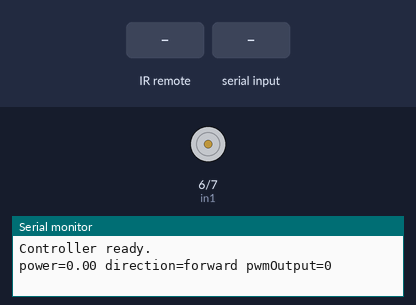
Recording of a sketch running on a simulated Arduino Uno, built with avr-gcc and run on an emulated ATmega328P. Shown: motor-driver pin pairs drawn as motors (green arrow = first pin HIGH = forward, orange = second pin HIGH = backward, longer = more drive, scaled by the enable pin), the last lines printed to the serial monitor. The inputs (shaded band) are chosen by the test bench.

Above: at 1.2 s.
1.3 s: infrared code 0xFF7A85 received
At 3.3 s:
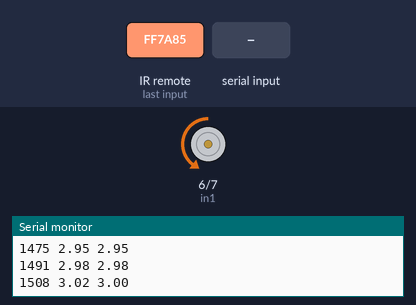
4.3 s: "-" received over Serial
At 4.8 s:
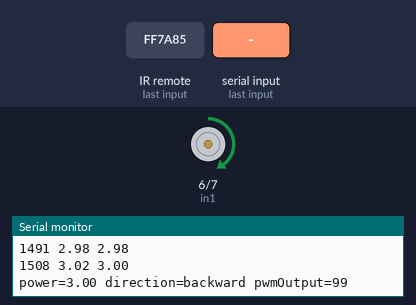
5.8 s: infrared code 0xFF6897 received
At 7.6 s:
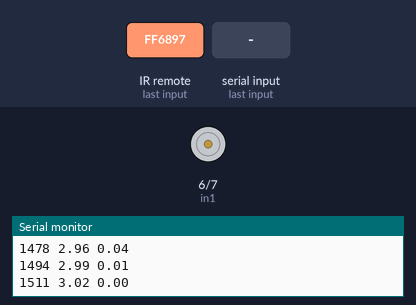
8.3 s: infrared code 0xFF5AA5 received
At 9.1 s:
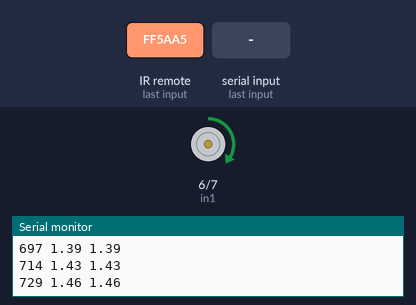
11.3 s: "+" received over Serial
At 12.1 s:
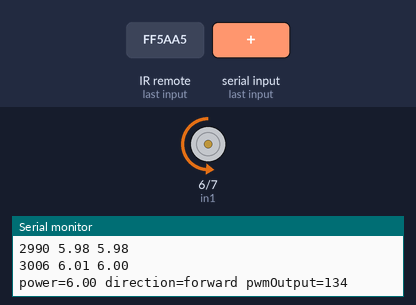
12.8 s: infrared code 0xFF22DD received
At 13.6 s:
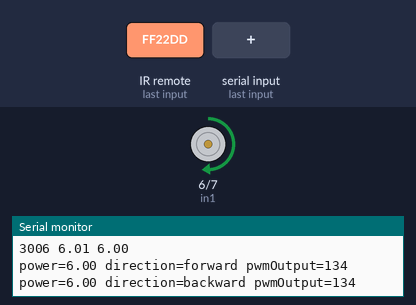
Timing chart, 0 to 15.3 s (numbered marks = the images above; inputs shaded):
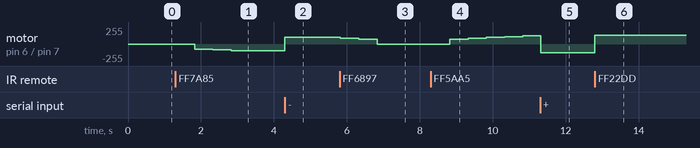

Measured:
- after the input at 1.3 s, motor on pin 6 (in1) / pin 7 (in2): stopped → backward 75/255 after 0.53 s, → backward 87/255 0.50 s later, → backward 99/255 0.50 s later
- after the input at 4.3 s, motor on pin 6 (in1) / pin 7 (in2): backward 99/255 → forward 99/255 at once
- after the input at 5.8 s, motor on pin 6 (in1) / pin 7 (in2): forward 99/255 → forward 87/255 at once, → forward 75/255 0.51 s later, → stopped 0.50 s later
- after the input at 8.3 s, motor on pin 6 (in1) / pin 7 (in2): moves from stopped to forward 122/255 over 2.0 s, starting after 0.53 s
- after the input at 11.3 s, motor on pin 6 (in1) / pin 7 (in2): forward 122/255 → backward 134/255 at once
- after the input at 12.8 s, motor on pin 6 (in1) / pin 7 (in2): backward 134/255 → forward 134/255 at once

The sketch:

train_controller_dc_12v.ino
```cpp
/*  Arduino DC Motor Control - PWM | H-Bridge | L298N  -  Example 01

    by Dejan Nedelkovski, www.HowToMechatronics.com
*/
#include "IRremote.h"

#define receiver 11 // Signal Pin of IR receiver to Arduino Digital Pin 11
#define enA 9
#define in1 6
#define in2 7

IRrecv irrecv(receiver);     // create instance of 'irrecv'
decode_results results;      // create instance of 'decode_results'

class SmoothedValue
{
public:
  SmoothedValue(float accel)
  {
    this->timeSet = 0;
    this->accel = accel;
    this->value = 0;
  }

  void forceValue(float target)
  {
    this->timeSet = 0;
    this->value = target;
  }

  void setValue(float target)
  {
    this->start_value = this->value;
    this->target_value = target;
    timeSet = millis();
  }

  float getValue()
  {
    Update();

    return value;
  }

private:

  void Update()
  {
    if(timeSet == 0)
      return;

    unsigned long period = millis() - timeSet;
    if(target_value >= value)
    {
      value = start_value + period * accel;
      if(value >= target_value)
      {
        value = target_value;
        timeSet = 0;
      }
    }
    else if(target_value <= value)
    {
      value = start_value - period * accel;
      if(value <= target_value)
      {
        value = target_value;
        timeSet = 0;
      }
    }
    Serial.print(period);
    Serial.print(" ");
    Serial.print(period * accel);
    Serial.print(" ");
    Serial.println(value);
  }

  unsigned long timeSet;
  float accel;
  float value;
  float target_value;
  float start_value;
};

int direction = 0;
SmoothedValue power(0.002);
int powerMin = 0;
int powerMax = 9; // max enterable value is 9, setting this higher means max pwm is never achieved, so scales down 15v input to 12v

// pwmOutput must be in range 0 to 255
int pwmOutput = 0;
int pwmOutputMin = 64;
int pwmOutputMax = (255 * 10) / 15;  //scale down 15v input to 12v

void setPwmOutput(int power)
{
  pwmOutput = (power == 0) ? 0 : map(power, powerMin, powerMax, pwmOutputMin , pwmOutputMax);
  analogWrite(enA, pwmOutput); // Send PWM signal to L298N Enable pin
}

void setDirection(int direction)
{
  if (direction == 0)
  {
    digitalWrite(in1, LOW);
    digitalWrite(in2, HIGH);
  }
  else
  {
    digitalWrite(in1, HIGH);
    digitalWrite(in2, LOW);
  }
}

bool readSerial()
{
  bool hasChanged = false;
  while (Serial.available() > 0)
  {
    char value = Serial.read();
    if(value == '+')
    {
      direction = 0;
      hasChanged = true;
    }
    else if(value == '-')
    {
      direction = 1;
      hasChanged = true;
    }
    else if('0' <= value && value <= '9' )
    {
      power.setValue(value - '0');
      hasChanged = true;
    }
  }
  return hasChanged;
}

bool readRemote()
{
  switch(results.value)
  {
    case 0xFFA25D: power.forceValue(0); return true;
    case 0xFF22DD: direction = 1; return true;
    case 0xFFC23D: direction = 0; return true;
    case 0xFF6897: power.setValue(0); return true;
    case 0xFF30CF: power.setValue(1); return true;
    case 0xFF18E7: power.setValue(2); return true;
    case 0xFF7A85: power.setValue(3); return true;
    case 0xFF10EF: power.setValue(4); return true;
    case 0xFF38C7: power.setValue(5); return true;
    case 0xFF5AA5: power.setValue(6); return true;
    case 0xFF42BD: power.setValue(7); return true;
    case 0xFF4AB5: power.setValue(8); return true;
    case 0xFF52AD: power.setValue(9); return true;

    default:
      return false;

  }// End Case
}

void printState()
{
  Serial.print("power=");
  Serial.print(power.getValue());
  Serial.print(" direction=");
  Serial.print(direction==0 ? "forward" : "backward");
  Serial.print(" pwmOutput=");
  Serial.println(pwmOutput);
}

void setup()
{
  pinMode(enA, OUTPUT);
  pinMode(in1, OUTPUT);
  pinMode(in2, OUTPUT);

  irrecv.enableIRIn(); // Start the receiver

  setPwmOutput(power.getValue());
  setDirection(direction);

  Serial.begin(9600);
  Serial.println("Controller ready.");
  printState();
}

void loop()
{
  bool hasChanged = readSerial();

  if (irrecv.decode(&results)) // have we received an IR signal?
  {
    hasChanged = readRemote() || hasChanged;
    irrecv.resume(); // receive the next value
  }

  setPwmOutput(power.getValue());
  setDirection(direction);

  if(hasChanged)
  {
    printState();
  }
}
```
